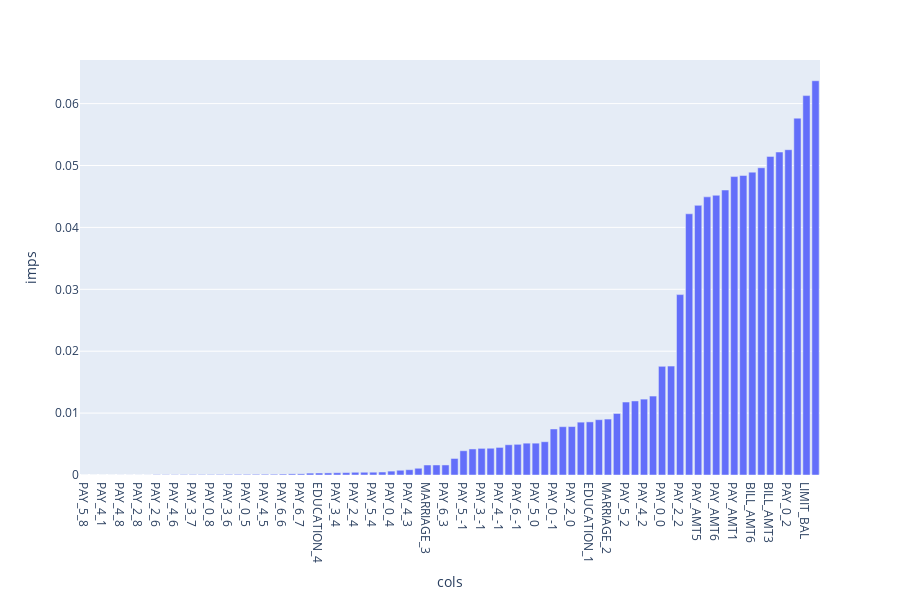

This figure's notebook cell:
### Code cell
col_sorted_by_importance=rf.feature_importances_.argsort()

print( col_sorted_by_importance )

feat_imp = pd.DataFrame( { 'cols' : X.columns[ col_sorted_by_importance ],
                           'imps' : rf.feature_importances_[ col_sorted_by_importance ] } )

import plotly_express as px

px.bar(feat_imp, x='cols', y='imps')

### Figure 1 — Plotly figure (JSON) as saved in the notebook; plotly's stock layout.template omitted (floating-point values rounded to 4 significant figures)
{"data": [{"alignmentgroup": "True", "hoverlabel": {"namelength": 0}, "hovertemplate": "cols=%{x}<br>imps=%{y}", "legendgroup": "", "marker": {"color": "#636efa"}, "name": "", "offsetgroup": "", "orientation": "v", "showlegend": false, "textposition": "auto", "type": "bar", "x": ["PAY_5_8", "PAY_3_1", "PAY_4_1", "PAY_5_6", "PAY_4_8", "PAY_6_8", "PAY_2_8", "PAY_3_8", "PAY_2_6", "PAY_6_5", "PAY_4_6", "PAY_0_6", "PAY_3_7", "PAY_2_7", "PAY_0_8", "PAY_0_7", "PAY_3_6", "PAY_3_5", "PAY_0_5", "PAY_2_1", "PAY_4_5", "PAY_2_5", "PAY_6_6", "PAY_5_5", "PAY_6_7", "EDUCATION_6", "EDUCATION_4", "PAY_6_4", "PAY_3_4", "PAY_4_7", "PAY_2_4", "PAY_5_7", "PAY_5_4", "PAY_4_4", "PAY_0_4", "EDUCATION_5", "PAY_4_3", "PAY_5_3", "MARRIAGE_3", "PAY_3_3", "PAY_6_3", "PAY_2_3", "PAY_5_-1", "PAY_0_3", "PAY_3_-1", "PAY_3_0", "PAY_4_-1", "PAY_2_-1", "PAY_6_-1", "PAY_4_0", "PAY_5_0", "PAY_6_0", "PAY_0_-1", "EDUCATION_3", "PAY_2_0", "PAY_0_1", "EDUCATION_1", "MARRIAGE_1", "MARRIAGE_2", "EDUCATION_2", "PAY_5_2", "PAY_6_2", "PAY_4_2", "SEX_2", "PAY_0_0", "PAY_3_2", "PAY_2_2", "PAY_AMT4", "PAY_AMT5", "PAY_AMT3", "PAY_AMT6", "PAY_AMT2", "PAY_AMT1", "BILL_AMT5", "BILL_AMT6", "BILL_AMT4", "BILL_AMT3", "BILL_AMT2", "PAY_0_2", "BILL_AMT1", "LIMIT_BAL", "AGE"], "xaxis": "x", "y": [0, 8.094e-08, 2.153e-07, 4.965e-06, 6.069e-06, 6.346e-06, 7.35e-06, 9.044e-06, 5.425e-05, 5.528e-05, 5.552e-05, 7.427e-05, 7.785e-05, 7.804e-05, 8.236e-05, 8.982e-05, 9.911e-05, 0.0001018, 0.000105, 0.000112, 0.0001191, 0.0001201, 0.0001484, 0.000185, 0.0001896, 0.0003056, 0.0003228, 0.0003371, 0.0003663, 0.0003884, 0.0004374, 0.0004435, 0.000452, 0.0004818, 0.000629, 0.0007676, 0.0008561, 0.001089, 0.001613, 0.001619, 0.001621, 0.002673, 0.00392, 0.004208, 0.004302, 0.004323, 0.004458, 0.004886, 0.004956, 0.005143, 0.005143, 0.005375, 0.007435, 0.007804, 0.007825, 0.008538, 0.008582, 0.008938, 0.009039, 0.00994, 0.01179, 0.01196, 0.01226, 0.01275, 0.01756, 0.0176, 0.02915, 0.0422, 0.04356, 0.04494, 0.04519, 0.04604, 0.04821, 0.04839, 0.04893, 0.04963, 0.05147, 0.05218, 0.05255, 0.05765, 0.06129, 0.06369], "yaxis": "y"}], "layout": {"barmode": "relative", "height": 600, "legend": {"tracegroupgap": 0}, "margin": {"t": 60}, "xaxis": {"anchor": "y", "domain": [0, 1], "title": {"text": "cols"}}, "yaxis": {"anchor": "x", "domain": [0, 1], "title": {"text": "imps"}}}}
